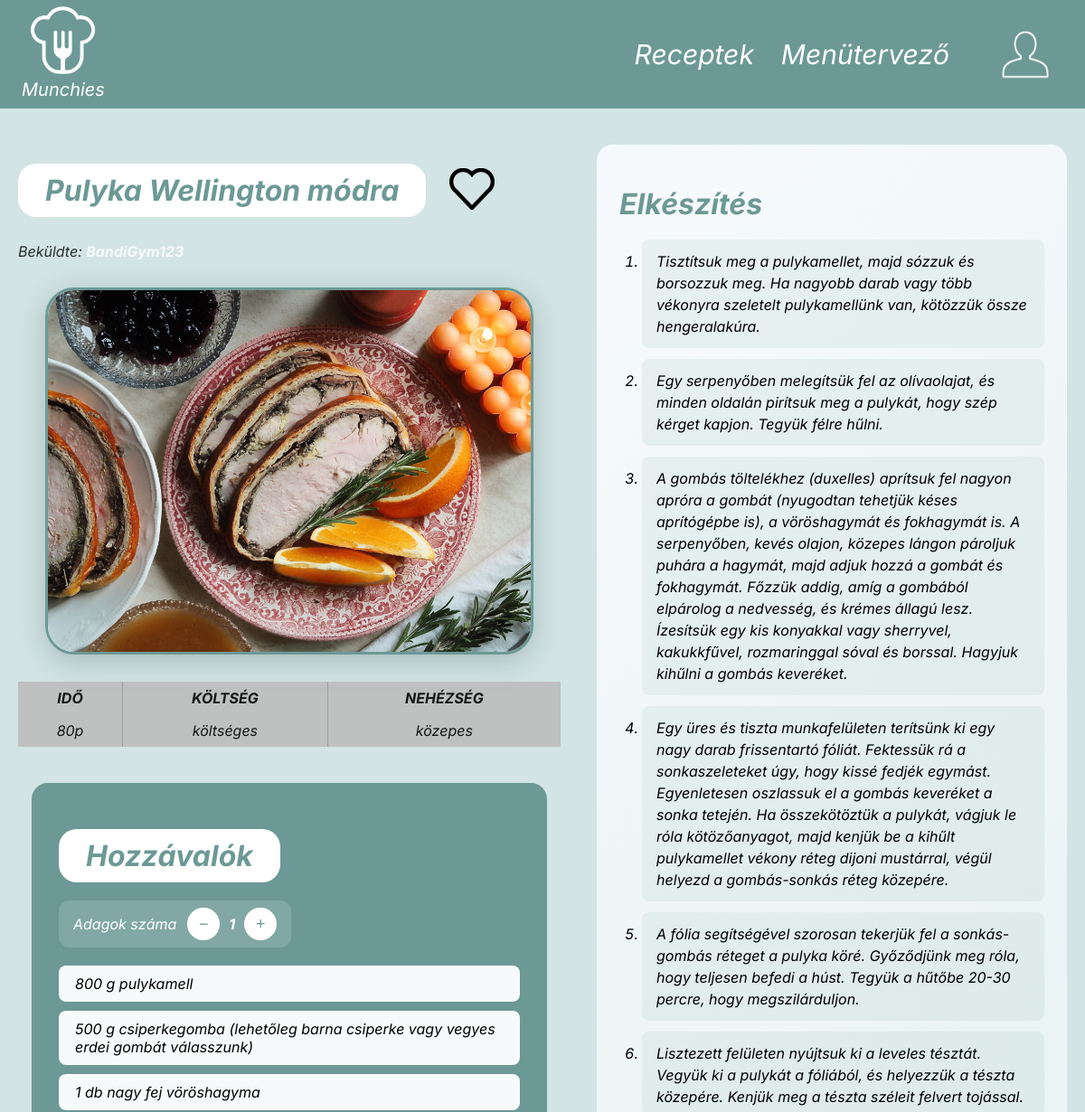
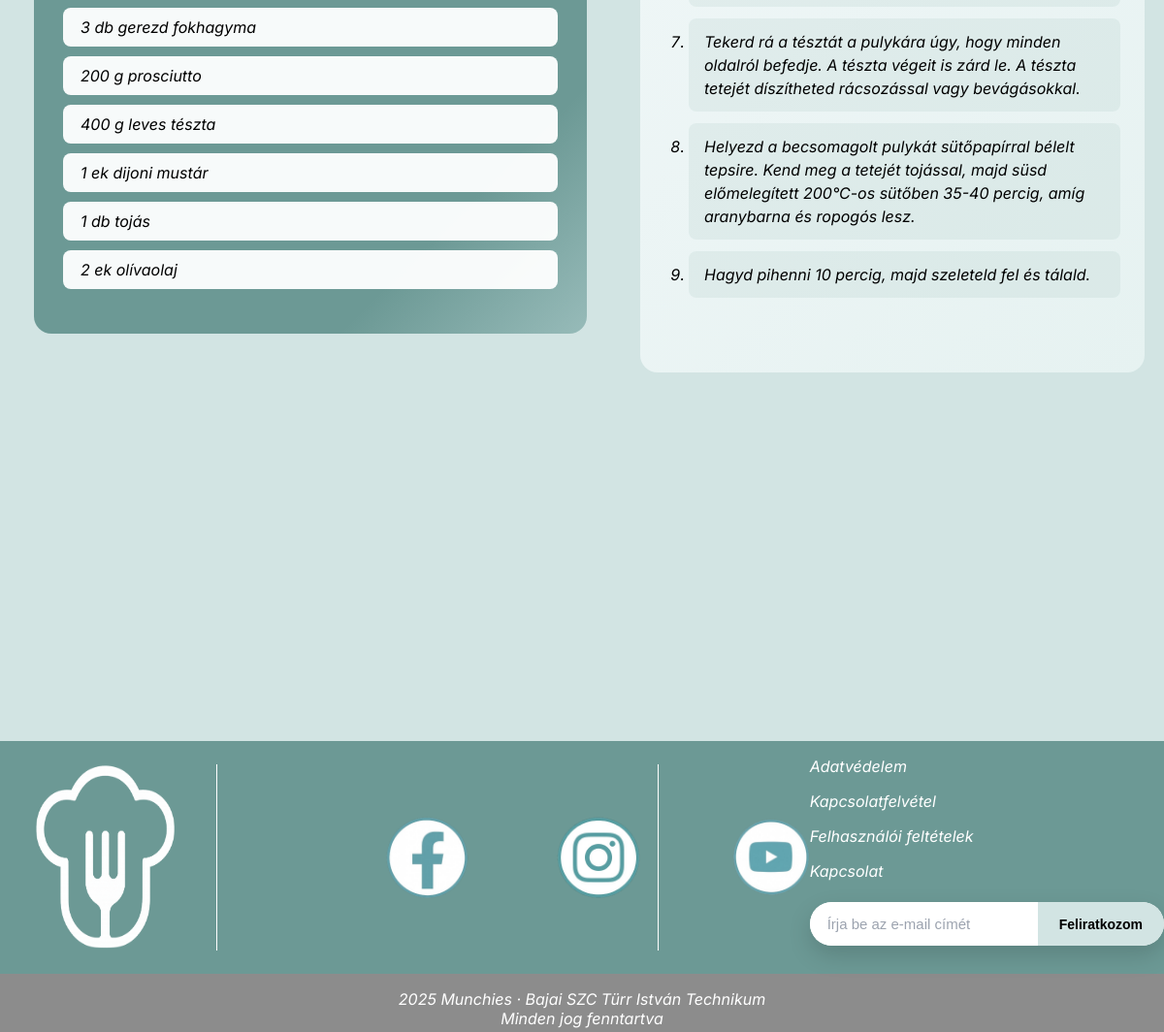
Screenshot of /recept_sema/recept.php?id=3 with the database file from the repository (2 pictures, top to bottom).
### tables this page shows
CREATE TABLE `recipes` (
  `id` int(11) NOT NULL,
  `title` varchar(200) NOT NULL,
  `description` text DEFAULT NULL,
  `image_url` text DEFAULT NULL,
  `base_servings` int(11) NOT NULL DEFAULT 1,
  `created_at` timestamp NOT NULL DEFAULT current_timestamp(),
  `created_by` int(11) DEFAULT NULL,
  `time_minutes` int(11) DEFAULT NULL,
  `cost` varchar(50) DEFAULT NULL,
  `difficulty` varchar(50) DEFAULT NULL
);

CREATE TABLE `users` (
  `id` int(11) NOT NULL,
  `username` varchar(255) NOT NULL,
  `email` varchar(255) NOT NULL,
  `password` varchar(255) NOT NULL,
  `display` varchar(50) NOT NULL,
  `profile_image_url` varchar(255) NOT NULL,
  `about_me` varchar(255) NOT NULL
);

CREATE TABLE `recipe_steps` (
  `id` int(11) NOT NULL,
  `recipe_id` int(11) NOT NULL,
  `step_no` int(11) NOT NULL,
  `step_text` text NOT NULL
);

### recept_sema/recept.php (the view, shortened to what this page needs)
<?php
$loggedInUserId = (int)($_SESSION["user_id"] ?? 0);
require_once "../database.php";
$id = (int)($_GET["id"] ?? 0);
$sql = "
  SELECT
    r.*,
    u.id AS creator_id,
    u.display AS creator_name,
    u.profile_image_url AS creator_image
  FROM recipes r
  LEFT JOIN users u ON u.id = r.created_by
  WHERE r.id = ?
  LIMIT 1
";
$stmt = mysqli_prepare($conn, $sql);
mysqli_stmt_bind_param($stmt, "i", $id);
mysqli_stmt_execute($stmt);
$recipe = mysqli_fetch_assoc(mysqli_stmt_get_result($stmt));
$steps = [];
$stmt = mysqli_prepare($conn, "SELECT step_no, step_text FROM recipe_steps WHERE recipe_id = ? ORDER BY step_no ASC");
mysqli_stmt_bind_param($stmt, "i", $id);
mysqli_stmt_execute($stmt);
$res = mysqli_stmt_get_result($stmt);
while ($row = mysqli_fetch_assoc($res)) {
  $steps[] = $row;
}
function h($s){ return htmlspecialchars((string)$s, ENT_QUOTES, "UTF-8"); }
$title = $recipe["title"] ?? "Recept";
$imageFile = trim((string)($recipe["image_url"] ?? ""));
$image = $imageFile !== "" ? "../imgs/" . ltrim($imageFile, "/") : "";
$baseServings = (int)($recipe["base_servings"] ?? 1);
$time = !empty($recipe["time_minutes"]) ? ((int)$recipe["time_minutes"] . "p") : "—";
$cost = !empty($recipe["cost"]) ? $recipe["cost"] : "—";
$difficulty = !empty($recipe["difficulty"]) ? $recipe["difficulty"] : "—";
$creator = trim((string)($recipe["creator_name"] ?? ""));
$creatorLabel = $creator !== "" ? $creator : "ismeretlen";
$creatorId = (int)($recipe["creator_id"] ?? 0);
if ($creatorId > 0) {
  if ($loggedInUserId === $creatorId) {
    $profileLink = "../profil/profil.php";
  } else {
    $profileLink = "../masFelhasznalo/masFelhasznalo.php?id=" . $creatorId;
  }
} else {
  $profileLink = null;
}
$liked = false;
?>
<!DOCTYPE html>
<html lang="hu">
<head>
  <link rel="stylesheet" href="../recept_sema/recept.css">
  <link rel="stylesheet" href="../header/header.css">
  <link rel="stylesheet" href="../footer/footer.css">
</head>
<body>
<div class="teljes_oldal">
  <div class="container">
    <div class="left">
      <div id="title" style="display: flex; align-items: center; gap: 20px;">
        <h1><?= h($title) ?></h1>
        <form method="POST" action="kedveles.php">
          <button type="submit" style="border:none;background:none;cursor:pointer;">
              <img src="<?= $liked ? '../imgs/red_heart.png' : '../imgs/clear_heart.png' ?>" width="50">
          </button>
      </form>
      </div>
      <p style="margin: 6px 0 14px 0; opacity: .8;">
      <?php if ($profileLink): ?>
        Beküldte: <a href="<?= h($profileLink) ?>"><strong><?= h($creatorLabel) ?></strong></a>
      <?php else: ?>
        Beküldte: <strong>ismeretlen</strong>
      <?php endif; ?>
      </p>
      <?php if ($image): ?>
        <img class="kep" src="<?= h($image) ?>" alt="<?= h($title) ?>">
      <?php endif; ?>
      <div class="valami">
        <table class="tapanyag_kaloria">
          <tr>
            <th>IDŐ</th>
            <th>KÖLTSÉG</th>
            <th style="border: 0px;">NEHÉZSÉG</th>
          </tr>
          <tr>
            <td><?= h($time) ?></td>
            <td><?= h($cost) ?></td>
            <td style="border: 0px;"><?= h($difficulty) ?></td>
          </tr>
        </table>
      </div>
      <div class="hozzavalok">
        <h1>Hozzávalók</h1>
        <div class="counter">
          <p>Adagok száma</p>
          <div class="counter2">
            <button type="button" onclick="decrease()">−</button>
            <span id="count"><?= (int)$baseServings ?></span>
            <button type="button" onclick="increase()">+</button>
          </div>
        </div>
        <ul></ul>
      </div>
    </div>
    <div class="right">
      <h1>Elkészítés</h1>
      <ol>
        <?php if (count($steps) > 0): ?>
          <?php foreach ($steps as $s): ?>
            <?php
              $text = trim((string)($s["step_text"] ?? ""));
              $isHeading = false;
              $clean = $text;
            ?>
            <?php if ($isHeading): ?>
              <li><strong><?= h($clean) ?></strong></li>
            <?php else: ?>
              <li><?= h($text) ?></li>
            <?php endif; ?>
          <?php endforeach; ?>
        <?php else: ?>
          <li>—</li>
        <?php endif; ?>
      </ol>
    </div>
  </div>
</div>
<div class="spacer"></div>
</body>
</html>

### recept_sema/recept.css (style rules this page uses)
body { margin: 0; font-family: "Inter"; font-style: italic; background-color: #D2E4E3; }
.teljes_oldal { display: flex; justify-content: center; padding: 40px 20px; }
.container { display: flex; gap: 40px; max-width: 1300px; width: 100%; }
.left { width: 100%; }
.left h1 { background-color: white; color: #6C9995; font-weight: bold; width: fit-content; padding: 10px 30px; border-radius: 20px; }
.kep { display: block; margin: 30px auto; max-width: 90%; height: 400px; object-fit: cover; border-radius: 32px; box-shadow: 0 8px 32px rgba(44, 62, 80, 0.25); border: 3px solid #6C9995; background: #fff; }
.tapanyag_kaloria { margin: auto; width: 600px; background-color: #bdbdbd; opacity: 0.9; border-collapse: collapse; }
table td, table th { padding: 8px; border-right: 1px solid #999; text-align: center; }
table td:last-child, table th:last-child { border-right: none; }
.hozzavalok { margin: 40px auto; background: linear-gradient(135deg, #6C9995 80%, #97bbb9); width: 85%; border-radius: 18px; padding: 30px; max-width: 600px; }
.hozzavalok h1 { color: #6C9995; margin-bottom: 20px; }
.hozzavalok ul { list-style: none; padding: 0; }
.counter { display: flex; align-items: center; gap: 12px; margin: 20px 0; background: rgba(255,255,255,0.15); padding: 8px 16px; border-radius: 12px; width: fit-content; }
.counter p { color: white; margin: 0; }
.counter2 { display: flex; align-items: center; gap: 10px; }
.counter button { width: 36px; height: 36px; border: none; border-radius: 50%; background: white; color: #6C9995; font-size: 18px; cursor: pointer; }
#count { color: white; font-weight: bold; }
.right { width: 100%; background: linear-gradient(135deg, #f7fafc, #e6f2f1); border-radius: 18px; padding: 25px; }
.right h1 { color: #6C9995; margin-bottom: 20px; }
.right ol { padding-left: 25px; }
.right li { background: rgba(108,153,149,0.1); border-radius: 8px; margin-bottom: 12px; padding: 12px 16px; line-height: 1.5; }
.spacer, .spacer2 { height: 40px; }

### header/header.css (style rules this page uses)
nav { height: 120px; background-color: #6C9995; display: flex; align-items: center; justify-content: space-between; color: white; font-style: italic; }
#bal_oldal_nav { margin-left: 2%; height: 90%; text-align: center; font-size: 20px; }
#jobb_oldal_nav { height: 90%; gap: 30px; display: flex; align-items: center; margin-right: 1%; }
#main_logo { height: 70%; }
nav p { margin: 0px; }
.nav_elem { font-size: 30px; height: min-content; justify-self: center; }
a { height: 100%; }
#icon { height: 100%; }
a { color: white; text-decoration: none; }

### footer/footer.css (style rules this page uses)
footer { height: 300px; margin-top: 250px; width: 100%; position:static; bottom: 0; color: white; }
#footerFelso { display: flex; background-color: #6C9995; height: 80%; width: 100%; margin-top: 300px; }
#footerAlso { height: 20%; }
#logo { padding: 0px 20px; height: 100%; vertical-align: top; }
#logoImg { height: 80%; width: 100%; margin-top: 15%; margin-left: 10%; }
#socialmedia { height: 100%; width: 40%; }
#imgsRow { height: 50%; display: flex; gap: 15%; }
#imgsRow>a>img { height: 100%; margin-left: 100%; margin-top: 50%; }
#jobboldal { right: 0; height: 100%; margin-left: 10%; }
#jobboldal a { text-decoration: none; color: white; }
#kapcsolat { height: 70%; width: 100%; }
#footerAlso { display: flex; background-color: #8C8C8C; text-align: center; justify-content: center; vertical-align: middle; }
.hirlevel { display: flex; max-width: 420px; width: 100%; background: #ffffff; border-radius: 999px; overflow: hidden; box-shadow: 0 10px 25px rgba(0, 0, 0, 0.15); margin: -5% auto; }
.hirlevel input { flex: 1; border: none; padding: 14px 18px; font-size: 15px; outline: none; }
.hirlevel input::placeholder { color: #9ca3af; }
.hirlevel button { border: none; background: #D2E4E3; color: #000; padding: 0 22px; font-size: 14px; font-weight: 600; cursor: pointer; transition: background 0.3s ease; }

### rows the page displays
recipes: title "Pulyka Wellington módra", created_by.display "BandiGym123", image_url (picture), time_minutes "80p", cost "költséges", difficulty "közepes", base_servings "1"
recipe_steps: step_text "Tisztítsuk meg a pulykamellet, majd sózzuk és borsozzuk meg. Ha nagyobb darab vagy több vékonyra szeletelt pulykamellünk van, kötözzük össze hengeralakúra."
recipe_steps: step_text "Egy serpenyőben melegítsük fel az olívaolajat, és minden oldalán pirítsuk meg a pulykát, hogy szép kérget kapjon. Tegyük félre hűlni."
recipe_steps: step_text "A gombás töltelékhez (duxelles) aprítsuk fel nagyon apróra a gombát (nyugodtan tehetjük késes aprítógépbe is), a vöröshagymát és fokhagymát is. A serpenyőben, kevés olajon, közepes lángon pároljuk puhára a hagymát, majd adjuk hozzá a gombát és fokhagymát. Főzzük addig, amíg a gombából elpárolog a nedvesség, és krémes állagú lesz. Ízesítsük egy kis konyakkal vagy sherryvel, kakukkfűvel, rozmaringgal sóval és borssal. Hagyjuk kihűlni a gombás keveréket."
recipe_steps: step_text "Egy üres és tiszta munkafelületen terítsünk ki egy nagy darab frissentartó fóliát. Fektessük rá a sonkaszeleteket úgy, hogy kissé fedjék egymást. Egyenletesen oszlassuk el a gombás keveréket a sonka tetején. Ha összekötöztük a pulykát, vágjuk le róla kötözőanyagot, majd kenjük be a kihűlt pulykamellet vékony réteg dijoni mustárral, végül helyezd a gombás-sonkás réteg közepére."
recipe_steps: step_text "A fólia segítségével szorosan tekerjük fel a sonkás-gombás réteget a pulyka köré. Győződjünk meg róla, hogy teljesen befedi a húst. Tegyük a hűtőbe 20-30 percre, hogy megszilárduljon."
recipe_steps: step_text "Lisztezett felületen nyújtsuk ki a leveles tésztát. Vegyük ki a pulykát a fóliából, és helyezzük a tészta közepére. Kenjük meg a tészta széleit felvert tojással."
recipe_steps: step_text "Tekerd rá a tésztát a pulykára úgy, hogy minden oldalról befedje. A tészta végeit is zárd le. A tészta tetejét díszítheted rácsozással vagy bevágásokkal."
recipe_steps: step_text "Helyezd a becsomagolt pulykát sütőpapírral bélelt tepsire. Kend meg a tetejét tojással, majd süsd előmelegített 200°C-os sütőben 35-40 percig, amíg aranybarna és ropogós lesz."
recipe_steps: step_text "Hagyd pihenni 10 percig, majd szeleteld fel és tálald."
